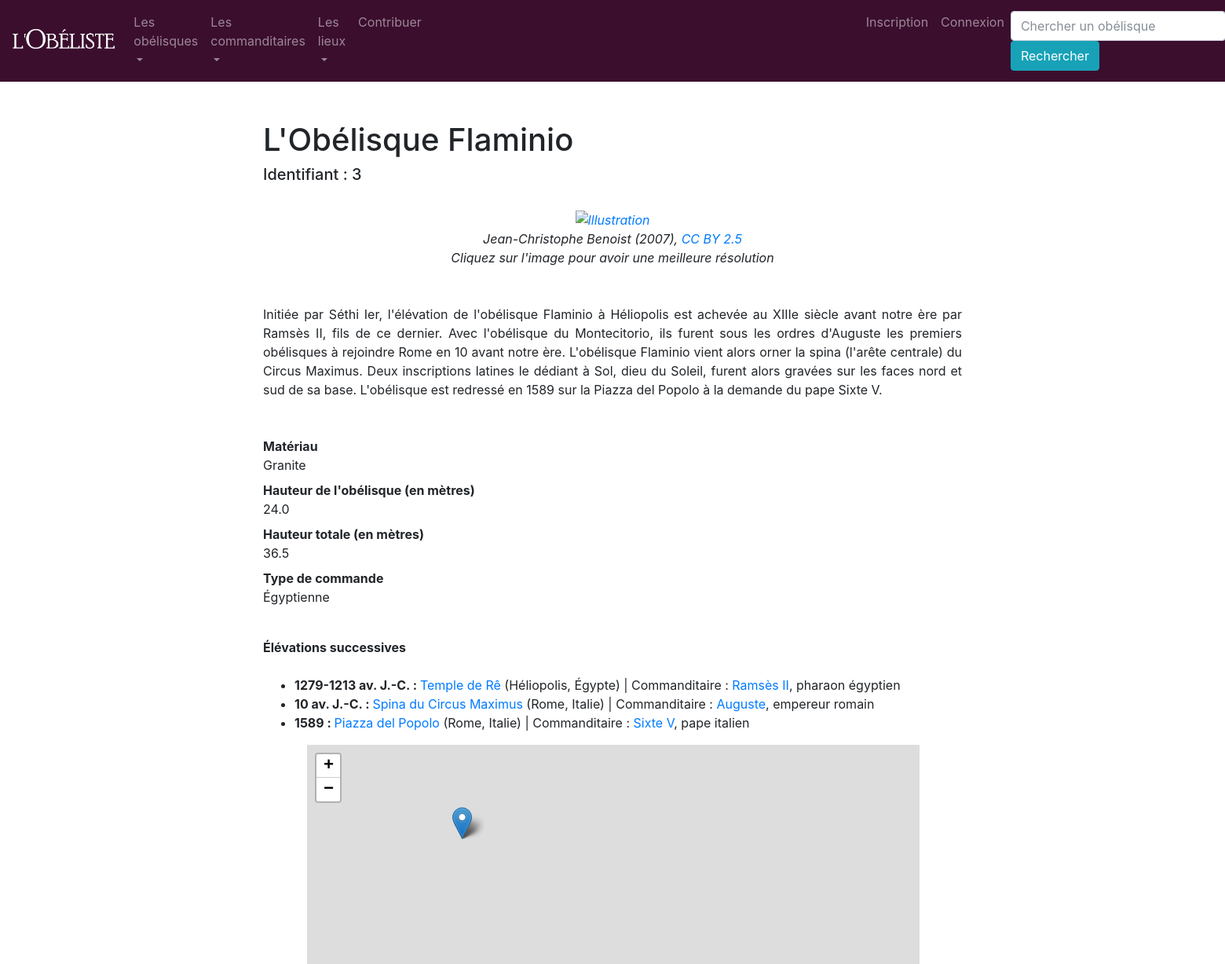
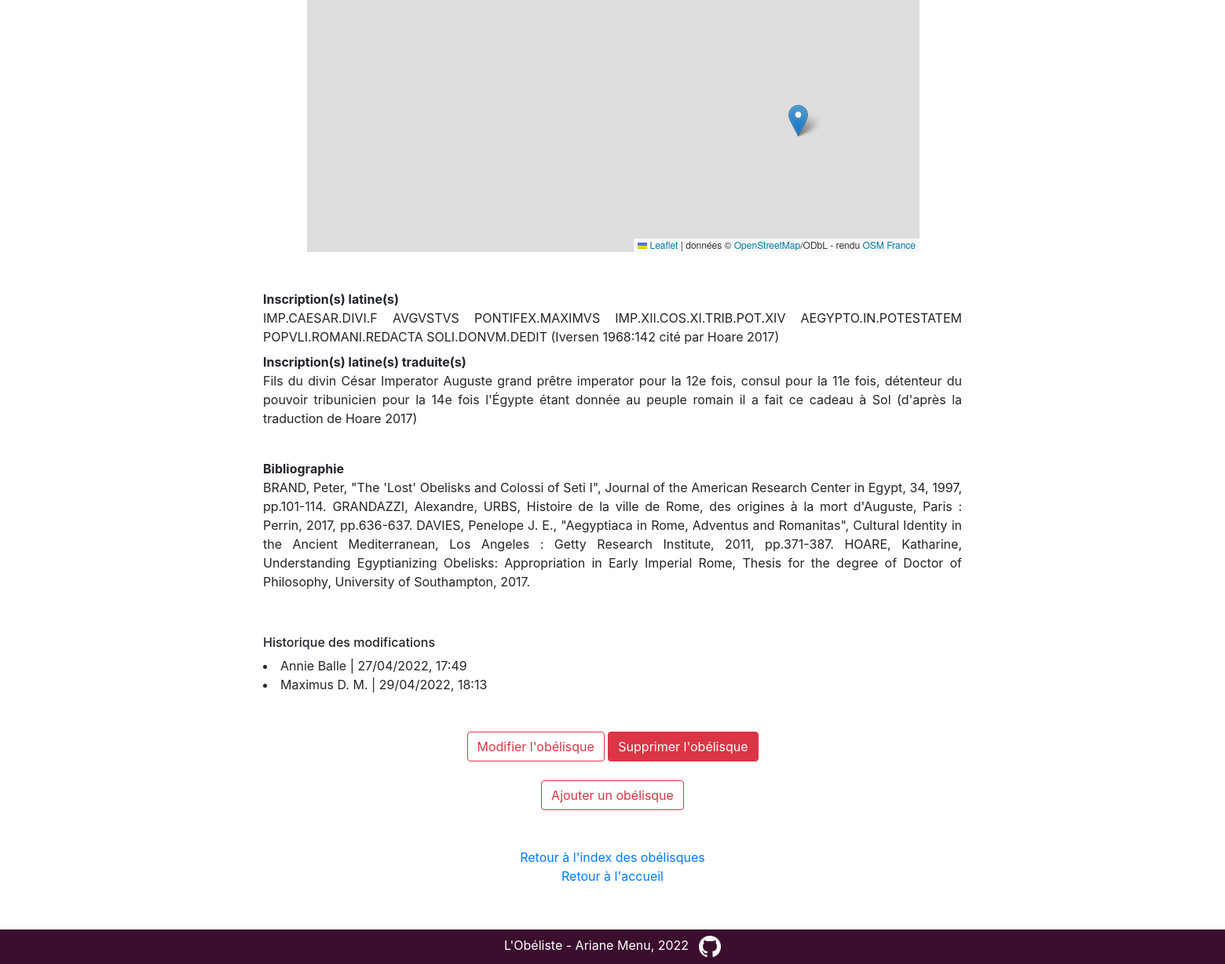
Screenshot of /obelisque/3 with the database file from the repository (2 pictures, top to bottom).
### app/modeles/donnees.py (models this page shows, shortened)
class Obelisque(db.Model):
    obelisque_id = db.Column(db.Integer, unique=True, nullable=False, primary_key=True, autoincrement=True)
    obelisque_nom = db.Column(db.Text)
    obelisque_hauteur = db.Column(db.Float)
    obelisque_hauteur_avec_base = db.Column(db.Float)
    obelisque_materiau = db.Column(db.Text)
    obelisque_type_commande = db.Column(db.Text)
    obelisque_notice = db.Column(db.Text)
    obelisque_presence_inscription = db.Column(db.Integer, default=0)
    obelisque_inscription_latine = db.Column(db.Text)
    obelisque_inscription_latine_traduite = db.Column(db.Text)
    obelisque_bibliographie = db.Column(db.Text)
    obelisque_image_url = db.Column(db.Text)
    obelisque_image_auteur = db.Column(db.Text)
    obelisque_image_licence = db.Column(db.Text)
    obelisque_image_licence_url = db.Column(db.Text)
    erige = db.relationship("Erige", back_populates="obelisque")
    authorships = db.relationship("Authorship", back_populates="obelisque")

class Erige(db.Model):
    __tablename__ = "erige"
    erige_id = db.Column(db.Integer, unique=True, nullable=False, primary_key=True, autoincrement=True)
    erige_id_obelisque = db.Column(db.Integer, db.ForeignKey('obelisque.obelisque_id'))
    erige_id_personne = db.Column(db.Integer, db.ForeignKey('personne.personne_id'))
    erige_id_localisation = db.Column(db.Integer, db.ForeignKey('localisation.localisation_id'))
    erige_date = db.Column(db.Text)
    erige_actuel = db.Column(db.Integer, default=0)
    obelisque = db.relationship("Obelisque", back_populates="erige")
    personne = db.relationship("Personne", back_populates="erige")
    localisation = db.relationship("Localisation", back_populates="erige")
    authorships = db.relationship("Authorship", back_populates="erige")

class Localisation(db.Model):
    localisation_id = db.Column(db.Integer, unique=True, nullable=False, primary_key=True, autoincrement=True)
    localisation_lieu = db.Column(db.Text)
    localisation_ville = db.Column(db.Text)
    localisation_pays = db.Column(db.Text)
    localisation_longitude = db.Column(db.Text)
    localisation_latitude = db.Column(db.Text)
    erige = db.relationship("Erige", back_populates="localisation")
    authorships = db.relationship("Authorship", back_populates="localisation")

class Personne(db.Model):
    personne_id = db.Column(db.Integer, unique=True, nullable=False, primary_key=True, autoincrement=True)
    personne_nom = db.Column(db.Text)
    personne_fonction = db.Column(db.Text)
    personne_nationalite = db.Column(db.Text)
    erige = db.relationship("Erige", back_populates="personne")
    authorships = db.relationship("Authorship", back_populates="personne")

class Authorship(db.Model):
    __tablename__ = "authorship"
    authorship_id = db.Column(db.Integer, nullable=False, autoincrement=True, primary_key=True)
    authorship_obelisque_id = db.Column(db.Integer, db.ForeignKey('obelisque.obelisque_id'), nullable=True)
    authorship_personne_id = db.Column(db.Integer, db.ForeignKey('personne.personne_id'), nullable=True)
    authorship_localisation_id = db.Column(db.Integer, db.ForeignKey('localisation.localisation_id'), nullable=True)
    authorship_erige_id = db.Column(db.Integer, db.ForeignKey('erige.erige_id'), nullable=True)
    authorship_user_id = db.Column(db.Integer, db.ForeignKey('user.user_id'), nullable=False)
    now = datetime.datetime.now()
    local_now = now.astimezone()
    authorship_date = db.Column(db.DateTime, default=local_now, nullable=False)
    obelisque = db.relationship("Obelisque", back_populates="authorships")
    personne = db.relationship("Personne", back_populates="authorships")
    localisation = db.relationship("Localisation", back_populates="authorships")
    erige = db.relationship("Erige", back_populates="authorships")
    user = db.relationship("User", back_populates="authorships")

### app/modeles/utilisateurs.py (models this page shows, shortened)
class User(UserMixin, db.Model):
    user_id = db.Column(db.Integer, unique=True, nullable=False, primary_key=True, autoincrement=True)
    user_nom = db.Column(db.Text, nullable=False)
    user_login = db.Column(db.String(45), nullable=False, unique=True)
    user_email = db.Column(db.Text, nullable=False)
    user_password = db.Column(db.String(100), nullable=False)
    authorships = db.relationship("Authorship", back_populates="user")

### app/routes/generic.py (the view)
@app.route("/obelisque/<int:obelisque_id>")
def obelisque(obelisque_id):
    obelisque = Obelisque.query.filter(Obelisque.obelisque_id == obelisque_id).first_or_404()
    erige = Erige.query.filter(Erige.erige_id_obelisque == obelisque_id)
    return render_template("pages/obelisque.html", obelisque=obelisque, erige=erige)

### app/templates/pages/obelisque.html (shortened to what this page needs)
{% extends "conteneur.html" %}
{% block corps %}
<div class="centrer_contenu">
    <h1>{{obelisque.obelisque_nom}}</h1>
    <h5>Identifiant : {{obelisque.obelisque_id}}</h5>
    <br>
    <div class="illustration">
        <a href="{{obelisque.obelisque_image_url}}"><img src="{{obelisque.obelisque_image_url}}" height="550" alt="Illustration" title="Cliquez pour avoir une meilleure résolution"/></a>
        <br>
        <span>{{obelisque.obelisque_image_auteur}}, <a href="{{obelisque.obelisque_image_licence_url}}">{{obelisque.obelisque_image_licence}}</a></span>
        <br>
        <span>Cliquez sur l'image pour avoir une meilleure résolution</span>
    </div>
    <br><br>
    {{obelisque.obelisque_notice}}
    <br><br>
    <br>
    <dl>
        <dt>Matériau</dt><dd>{{obelisque.obelisque_materiau}}</dd>
        <dt>Hauteur de l'obélisque (en mètres)</dt><dd>{{obelisque.obelisque_hauteur}}</dd>
        <dt>Hauteur totale (en mètres)</dt><dd>{{obelisque.obelisque_hauteur_avec_base}}</dd>
        <dt>Type de commande</dt><dd>{{obelisque.obelisque_type_commande}}</dd>
    </dl>
    <br>
    <dt>Élévations successives</dt>
    <br>
    <ul >
        {% for erige in erige %}
            <li>
                <b>{{erige.erige_date}} : </b><a href="{{url_for('localisation', localisation_id=erige.localisation.localisation_id)}}">{{erige.localisation.localisation_lieu}}</a> ({{erige.localisation.localisation_ville}}, {{erige.localisation.localisation_pays}}) | Commanditaire : <a href="{{url_for('personne', personne_id=erige.personne.personne_id)}}">{{erige.personne.personne_nom}}</a>{% if erige.personne.personne_fonction %}, {{erige.personne.personne_fonction}}{% endif %} {% if erige.personne.personne_nationalite %}{{erige.personne.personne_nationalite}}{% endif %}
            </li>
        {% endfor%}
    </ul>
    <div class="carte" id="map" style="width: 780px; height: 600px">
    </div>
    <br>
    <br>
    <dl>
        {% if obelisque.obelisque_presence_inscription == 1 %}
            <dt>Inscription(s) latine(s)</dt><dd>{{obelisque.obelisque_inscription_latine}}</dd>
            <dt>Inscription(s) latine(s) traduite(s)</dt><dd>{{obelisque.obelisque_inscription_latine_traduite}}</dd>
        {% endif %}
    </dl>
    <br>
    <dt>Bibliographie</dt><dd>{{obelisque.obelisque_bibliographie}}</dd>
    <br>
    <br>
    <div>
        <h6>Historique des modifications</h6>
        {% if obelisque.authorships %}
            {% for modification in obelisque.authorships %}
                <li>{{modification.user.user_nom}} | {{modification.authorship_date.strftime('%d/%m/%Y, %H:%M')}}</li>
            {% endfor %}
        {% else %}
        <span>La page ne compte pas de modifications pour le moment</span>
        {% endif %}
    </div>
    <br>
    <br>
    <div align="center">
        <a href="{{url_for('obelisque_update', obelisque_id=obelisque.obelisque_id)}}" class="btn btn-outline-danger">Modifier l'obélisque</a>
        <a href="{{url_for('obelisque_delete', obelisque_id=obelisque.obelisque_id)}}" class="btn btn-danger">Supprimer l'obélisque</a>
        <br>
        <br>
        <a href="{{url_for('obelisque_add')}}" class="btn btn-outline-danger">Ajouter un obélisque</a>
    </div>
    <br>
    <div align="center">
        <br>
        <a href="{{url_for('index_obelisques')}}">Retour à l'index des obélisques</a>
        <br>
        <a href="{{url_for('accueil')}}">Retour à l'accueil</a>
    </div>
</div>
{% endblock %}

### app/templates/conteneur.html (style rules this page uses)
.centrer_contenu { margin-left: 110px; margin-right: 110px; }
.carte { margin-left: 56px; }

### app/templates/pages/obelisque.html (style rules this page uses)
.illustration { text-align: center; font-style: italic; }

### rows the page displays
Obelisque: obelisque_nom "L'Obélisque Flaminio", obelisque_id "3", obelisque_image_auteur "Jean-Christophe Benoist (2007)", obelisque_image_licence "CC BY 2.5", obelisque_notice "Initiée par Séthi Ier, l'élévation de l'obélisque Flaminio à Héliopolis est achevée au XIIIe siècle avant notre ère par Ramsès II, fils de ce dernier. Avec l'obélisque du Montecitorio, ils furent sous les ordres d'Auguste les premiers obélisques à rejoindre Rome en 10 avant notre ère. L'obélisque Flaminio vient alors orner la spina (l'arête centrale) du Circus Maximus. Deux inscriptions latines le dédiant à Sol, dieu du Soleil, furent alors gravées sur les faces nord et sud de sa base. L'obélisque est redressé en 1589 sur la Piazza del Popolo à la demande du pape Sixte V.", obelisque_materiau "Granite", obelisque_hauteur "24.0", obelisque_hauteur_avec_base "36.5", obelisque_type_commande "Égyptienne", obelisque_inscription_latine "IMP.CAESAR.DIVI.F AVGVSTVS PONTIFEX.MAXIMVS IMP.XII.COS.XI.TRIB.POT.XIV AEGYPTO.IN.POTESTATEM POPVLI.ROMANI.REDACTA SOLI.DONVM.DEDIT (Iversen 1968:142 cité par Hoare 2017)", obelisque_inscription_latine_traduite "Fils du divin César Imperator Auguste grand prêtre imperator pour la 12e fois, consul pour la 11e fois, détenteur du pouvoir tribunicien pour la 14e fois l'Égypte étant donnée au peuple romain il a fait ce cadeau à Sol (d'après la traduction de Hoare 2017)", obelisque_bibliographie "BRAND, Peter, \"The 'Lost' Obelisks and Colossi of Seti I\", Journal of the American Research Center in Egypt, 34, 1997, pp.101-114. GRANDAZZI, Alexandre, URBS, Histoire de la ville de Rome, des origines à la mort d'Auguste, Paris : Perrin, 2017, pp.636-637. DAVIES, Penelope J. E., \"Aegyptiaca in Rome, Adventus and Romanitas\", Cultural Identity in the Ancient Mediterranean, Los Angeles : Getty Research Institute, 2011, pp.371-387. HOARE, Katharine, Understanding Egyptianizing Obelisks: Appropriation in Early Imperial Rome, Thesis for the degree of Doctor of Philosophy, University of Southampton, 2017."
Erige: erige_date "1279-1213 av. J.-C.", localisation.localisation_lieu "Temple de Rê", localisation.localisation_ville "Héliopolis", localisation.localisation_pays "Égypte", personne.personne_nom "Ramsès II", personne.personne_fonction "pharaon", personne.personne_nationalite "égyptien"
Erige: erige_date "10 av. J.-C.", localisation.localisation_lieu "Spina du Circus Maximus", localisation.localisation_ville "Rome", localisation.localisation_pays "Italie", personne.personne_nom "Auguste", personne.personne_fonction "empereur", personne.personne_nationalite "romain"
Erige: erige_date "1589", localisation.localisation_lieu "Piazza del Popolo", localisation.localisation_ville "Rome", localisation.localisation_pays "Italie", personne.personne_nom "Sixte V", personne.personne_fonction "pape", personne.personne_nationalite "italien"
Authorship: user.user_nom "Annie Balle", authorship_date "27/04/2022, 17:49"
Authorship: user.user_nom "Maximus D. M.", authorship_date "29/04/2022, 18:13"
